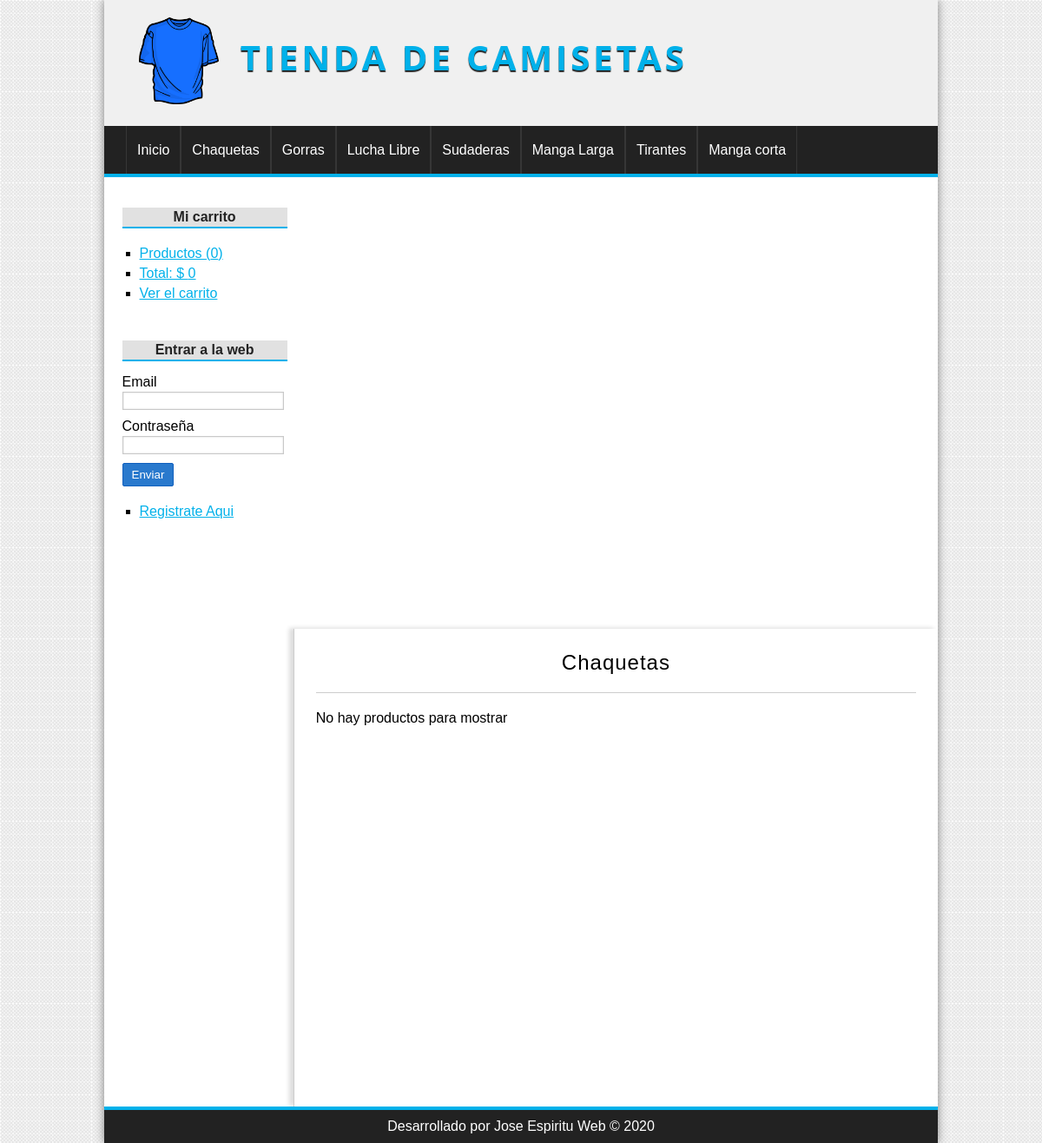
Before: /categoria/ver&id=7 with the older database file.
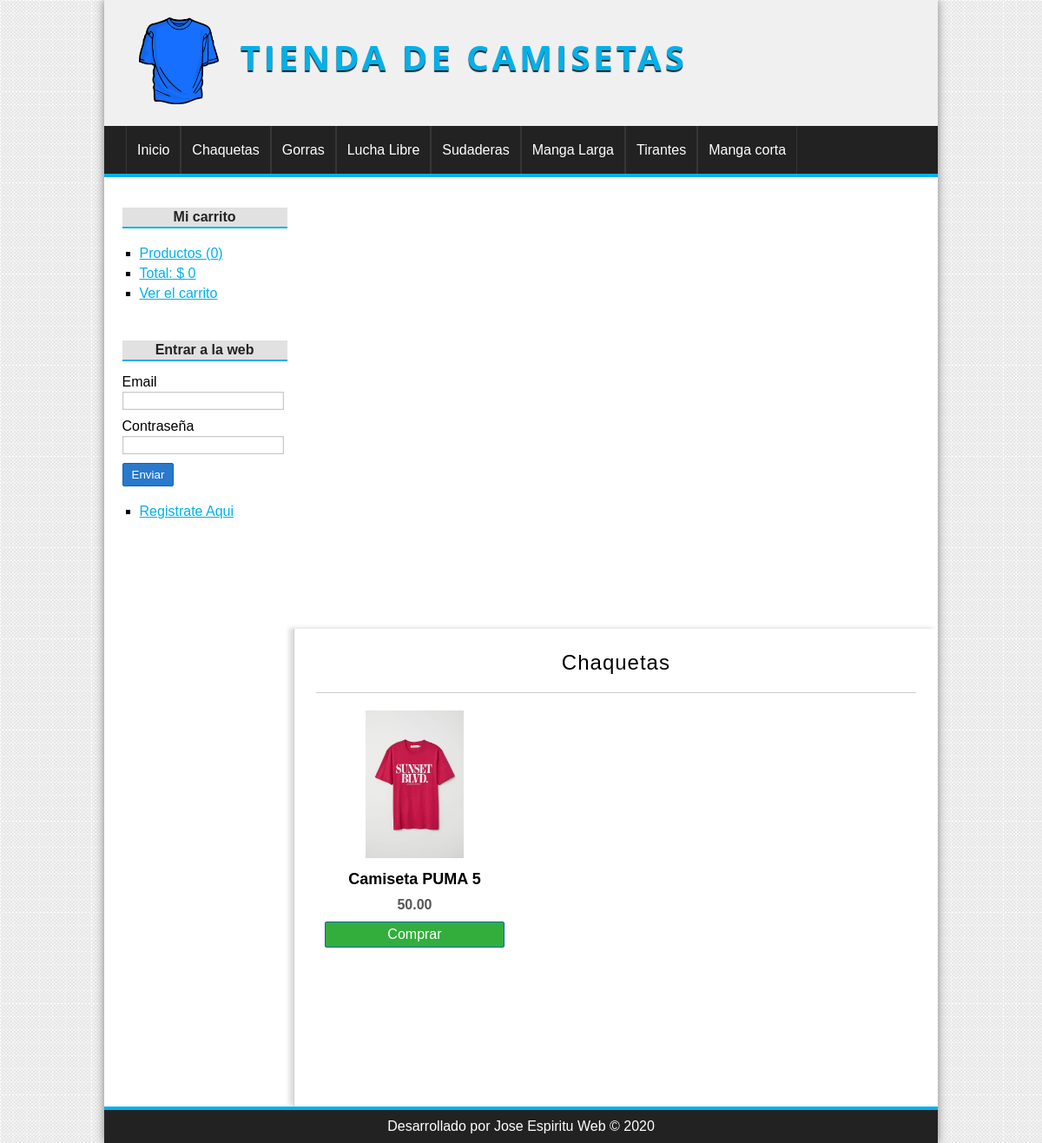
After: the same page with the newer database file.
### tables this page shows
CREATE TABLE `categorias` (
  `id` int(255) NOT NULL,
  `nombre` varchar(100) NOT NULL
);

CREATE TABLE `productos` (
  `id` int(255) NOT NULL,
  `categoria_id` int(255) NOT NULL,
  `nombre` varchar(100) NOT NULL,
  `descripcion` text DEFAULT NULL,
  `precio` float(100,2) NOT NULL,
  `stock` int(255) NOT NULL,
  `oferta` varchar(2) DEFAULT NULL,
  `fecha` date NOT NULL,
  `imagen` varchar(255) DEFAULT NULL
);

### config/db.php (called while the page is built)
<?php
class Database{
    public static function connect(){
        $db = new mysqli('localhost', 'root', '', 'tienda_php_poo');
        $db->query("SET NAMES 'utf-8'");
        return $db;
    }
}
?>

### helpers/utils.php (called while the page is built, shortened)
<?php
class Utils{
    public static function showCategorias(){
        require_once 'models/categoria.php';
        $categoria = new Categoria();
        $categorias = $categoria->getAll();
        return $categorias;
    }
}
?>

### models/categoria.php (called while the page is built, shortened)
<?php
class Categoria{
    private $id;
    private $db;
    public function __construct(){
        $this->db = Database::connect();
    }
    function getId() {
        return $this->id;
    }
    function setId($id): void {
        $this->id = $id;
    }
    public function getAll(){
        $categorias = $this->db->query("SELECT * FROM categorias ORDER BY id DESC;");
        return $categorias;
    }
    public function getOne(){
        $categoria = $this->db->query("SELECT * FROM categorias WHERE id={$this->getId()};");
        return $categoria->fetch_object();
    }
}
?>

### controllers/CategoriaController.php (called while the page is built, shortened)
<?php
require_once 'models/categoria.php';
require_once 'models/producto.php';
class categoriaController {
    public function ver(){
        if(isset($_GET['id'])){
            $id = $_GET['id'];
            $categoria = new Categoria();
            $categoria->setId($id);
            $categoria = $categoria->getOne();
            $producto = new Producto();
            $producto->setCategoria_id($id);
            $productos = $producto->getAllCategory();
        }
        require_once 'views/categoria/ver.php';
    }
}
?>

### models/producto.php (called while the page is built, shortened)
<?php
class Producto{
    private $categoria_id;
    private $db;
    public function __construct(){
        $this->db = Database::connect();
    }
    function getCategoria_id() {
        return $this->categoria_id;
    }
    function setCategoria_id($categoria_id): void {
        $this->categoria_id = $categoria_id;
    }
    public function getAllCategory(){
        $sql = "SELECT p.*, c.nombre AS 'catnombre' FROM productos p";
        $sql .= " INNER JOIN categorias c ON c.id = p.categoria_id";
        $sql .= " WHERE p.categoria_id = {$this->getCategoria_id()}";
        $sql .= " ORDER BY id DESC";
        $productos = $this->db->query($sql);
        return $productos;
    }
}
?>

### views/categoria/ver.php (the view)
<?php if (isset($categoria)) : ?>
    <h1><?= $categoria->nombre ?></h1>
    <?php if ($productos->num_rows == 0) : ?>
        <p>No hay productos para mostrar</p>
    <?php else : ?>
        <?php while ($product = $productos->fetch_object()) : ?>
            <div class="product">
                <a href="<?= BASE_URL ?>producto/ver&id=<?= $product->id ?>">
                    <?php if ($product->imagen != null) : ?>
                        <img src="<?= BASE_URL ?>uploads/images/<?= $product->imagen ?>" alt="producto" />
                    <?php else : ?>
                        <img src="<?= BASE_URL ?>assets/img/camiseta.png" alt="producto" />
                    <?php endif; ?>
                    <h2><?= $product->nombre ?></h2>
                </a>
                <p><?= $product->precio ?></p>
                <a href="<?=BASE_URL?>carrito/add&id=<?=$product->id?>" class="button">Comprar</a>
            </div>
        <?php endwhile; ?>
    <?php endif; ?>
<?php else : ?>
    <h1>La categoria no existe</h1>
<?php endif; ?>

### views/layout/header.php (shortened to what this page needs)
<!DOCTYPE html>
<html lang="es">
<head>
    <link rel="stylesheet" href="<?=BASE_URL?>assets/css/styles.css" />
</head>
<body>
    <div id="container">
        <header id="header">
            <div id="logo">
                <img src="<?=BASE_URL?>assets/img/camiseta.png" alt="Camiseta Logo" />
                <a href="<?=BASE_URL?>">
                    Tienda de camisetas
                </a>
            </div>
        </header>
        <?php $categorias = Utils::showCategorias(); ?>
        <nav id="menu">
            <ul>
                <li>
                    <a href="<?=BASE_URL?>">Inicio</a>
                </li>
                <?php  while($cat = $categorias->fetch_object()): ?>
                    <li>
                        <a href="<?=BASE_URL?>categoria/ver&id=<?=$cat->id?>"><?=$cat->nombre?></a>
                    </li>
                <?php endwhile; ?>
            </ul>
        </nav>
        <div id="content">

Changed rows visible on the page:
added productos: imagen (picture), nombre "Camiseta PUMA 5", precio "50.00"
Other visible differences:
text no longer shown: "No hay productos para mostrar"
